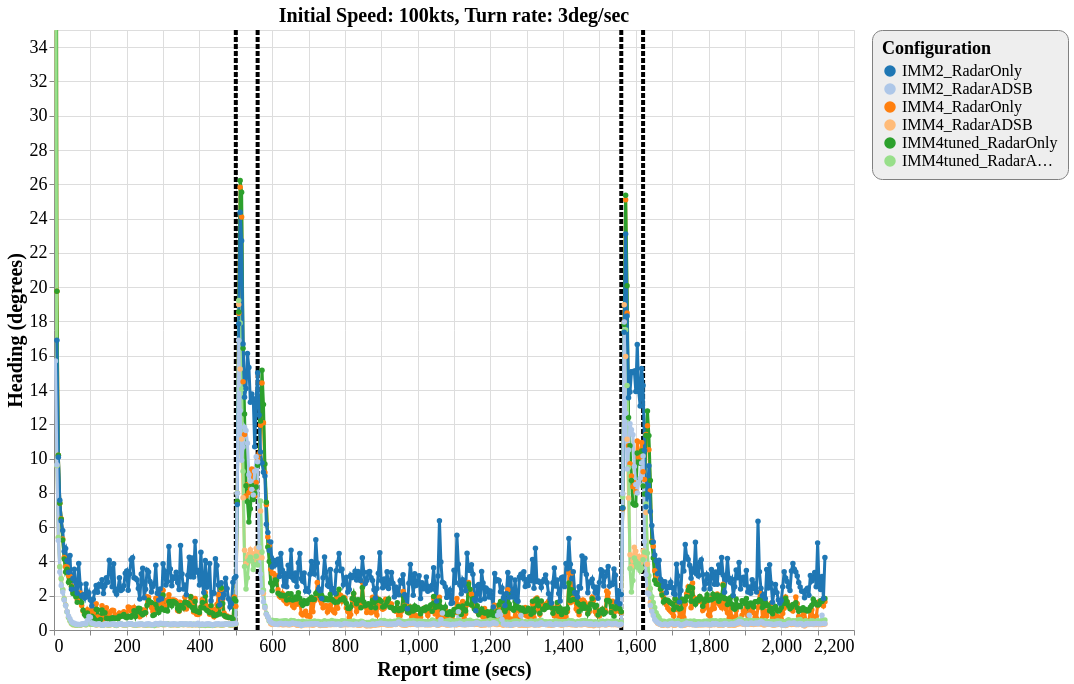

Vega-Lite specification for this chart:
### Vega-Lite specification from a JSON file in a GitHub repository (floating-point values rounded to 4 significant figures; data arrays with more than 128 entries replaced by an {"elided": "..."} marker saying what was removed)
{"config": {"view": {"continuousWidth": 800, "continuousHeight": 600}, "axisX": {"labelFontSize": 18, "titleFontSize": 20}, "axisY": {"labelFontSize": 18, "titleFontSize": 20}, "font": "Times New Roman", "legend": {"cornerRadius": 10, "fillColor": "#EEEEEE", "labelFontSize": 16, "padding": 10, "strokeColor": "gray", "titleFontSize": 18}, "title": {"fontSize": 20}}, "layer": [{"data": {"name": "data-9e4e6f89f75dd175fa9df33dd7c7092c"}, "mark": {"type": "rule", "strokeDash": [5, 2], "strokeWidth": 4}, "encoding": {"color": {"type": "nominal", "field": "color", "scale": null}, "x": {"type": "quantitative", "field": "tt"}}}, {"data": {"name": "data-9185c0df5ce6105015ba871fb17f1f69"}, "mark": {"type": "line", "point": true, "strokeWidth": 3}, "encoding": {"color": {"type": "ordinal", "field": "config", "scale": {"scheme": "category20"}, "sort": ["IMM2_RadarOnly", "IMM2_RadarADSB", "IMM4_RadarOnly", "IMM4_RadarADSB", "IMM4tuned_RadarOnly", "IMM4tuned_RadarADSB"], "title": "Configuration"}, "x": {"type": "quantitative", "field": "time", "title": "Report time (secs)"}, "y": {"type": "quantitative", "field": "rmse_hdg", "scale": {"domain": [0, 35], "zero": false}, "title": "Heading (degrees)"}}, "selection": {"selector136": {"type": "interval", "bind": "scales", "encodings": ["x", "y"]}}, "title": "Initial Speed: 100kts, Turn rate: 3deg/sec"}], "$schema": "https://vega.github.io/schema/vega-lite/v4.8.1.json", "datasets": {"data-9e4e6f89f75dd175fa9df33dd7c7092c": [{"tt": 500, "color": "black"}, {"tt": 560, "color": "black"}, {"tt": 1560, "color": "black"}, {"tt": 1620, "color": "black"}], "data-9185c0df5ce6105015ba871fb17f1f69": {"elided": "3179 records"}}}
